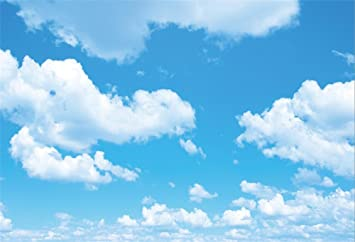
#> input picture homework/hw1/images/img01.jpg, 355 x 242 px, found by its file name
$ jupyter execute --allow-errors hw1.ipynb
#> lines starting #> are read from the running program, lines starting #| are printed output that depends on the picture
# MCIS6273 Data Mining (Prof. Maull) / Fall 2021 / HW1

**This assignment is worth up to 20 POINTS to your grade total if you complete it on time.**

| Points <br/>Possible | Due Date | Time Commitment <br/>(estimated) |
|:---------------:|:--------:|:---------------:|
| 20 | Monday, Sep 20 @ Midnight | _up to_ 20 hours |

* **GRADING:** Grading will be aligned with the completeness of the objectives.

* **INDEPENDENT WORK:** Copying, cheating, plagiarism  and academic dishonesty _are not tolerated_ by University or course policy.  Please see the syllabus for the full departmental and University statement on the academic code of honor.

## OBJECTIVES
* Explore the statistical properties of images and build a cloudiness detector

* Gain more practice with the Exploratory Data Analysis (EDA) and statistical functions in Pandas using WWII enlistment data

## WHAT TO TURN IN
You are being encouraged to turn the assignment in using the provided
Jupyter Notebook.  To do so, make a directory in your Lab environment called
`homework/hw1`.   Put all of your files in that directory.

Then zip that directory,
rename it with your name as the first part of the filename (e.g. `maull_hw1_files.tar.gz`), then
download it to your local machine, then upload the `.tar.gz` to Blackboard.

If you do not know how to do this, please ask, or visit one of the many tutorials out there
on the basics of using in Linux.

If you choose not to use the provided notebook, you will still need to turn in a
`.ipynb` Jupyter Notebook and corresponding files according to the instructions in
this homework.

## ASSIGNMENT TASKS
### (50%) Explore the statistical properties of images and build a cloudiness detector

We take for granted our biological capabilities of vision
    and perception.  Indeed, human vision, while not the most
precise or even most capable of Earth species is quite good
and when paired with the perceptual capabilities of our brain,
is an incredible mechanism.

The perception and understanding of the words on the screen or
page you read this assignment right now, is indeed a feat of
great coordination, between your eyes, brain and the connective
tissues of the nervous system.

Machine vision, on the other hand, is not an easy task.  Vigorous
research over the last 40 years is now bearing fruit, upon which
self-driving cars
and intelligent object detectors are being integrated into
our daily lives, in some cases when we are least aware of it and
in others where we might not like them to be (i.e. facial recognition
in retail contexts).

As we move into statistical skill building in the data mining
context, images offer a rich area to explore, and we will
do so in this part of the assignment by building a rudimentary
"cloudiness detector".

You know that determining whether it is a cloudy, partly or sunny
day is largely a trivial task, even for the young ones among us --
most children can accurately determine whether it is sunny by age
3, but this task, as you will see, may not be so easy for our
digital machines.

This part of the assignment will invoke a few new tools,

* we will use [numpy](https://numpy.org/) to manipulate data arrays easily and transform them;
* we will use [pandas](https://pandas.pydata.org/) to convert numpy data arrays back and forth and provide a richer representation of the data, as well as
  invoke some of the built-in statistical and graphing tools;
* we will use [matplotlib](https://matplotlib.org/) to manipulate images and image data.

### Image representation
As you likely already know images are represented in a computer
as an $n \times m$ array (matrix) consisting of a monochromatic, greyscale
or color representation.  Each value in the array represents
a _pixel_.  Consider the $10 \times 10$ color RGB image, where
each entry in the matrix is represented as a 3-tuple RGB
value where each value in the tuple is in the range $0 - 255$. Here
is a concrete example:

$$
I_{m,n} =
\begin{pmatrix}
(215,191,136) & \cdots & (232,94,254) \\
(151,195,183) & \cdots & (210,36,220) \\
(141,225,155) & \cdots & (48,31,65) \\
\vdots   & \ddots & \vdots  \\
(210,23,125) & \cdots & (151,54,128) \\
(84,165,239) & \cdots & (46,176,84) \\
\end{pmatrix}
$$

You will see this as an $n \times m \times 3$ array.
Put a thumbtack in this representation as it will be used
heavily in this part of the assignment.

## Tools you'll need
You will need to load and display images in this
assignment.

### `matplotlib.image.mpimg.imread()`
To load an image, you can use the [`matplotlib.image.mpimg.imread()`](https://matplotlib.org/stable/api/image_api.html?highlight=imread#matplotlib.image.imread) function
which will load the image into a numpy array as represented above.

### `matplotlib.pyplot.imshow()`
To display an image in your notebook, simply write:

```
# load an image using imread()
rgb_img = matplotlib.image.mpimg.imread()

# show the image in the notebook
matplotlib.pyplot.imshow(rgb_img)
```

### `matplotlib.colors.rgb_to_hsv()`
While working in RGB color space can be useful, there is another
color space that affords us some advantages to quickly get at
some of the image properties we're most interested in for
analysis.  The [`matplotlib.colors.rgb_to_hsv()`](https://matplotlib.org/stable/api/_as_gen/matplotlib.colors.rgb_to_hsv.html) function will
convert our RGB image into an HSV equivalent.  HSV stands for
Hue, Saturation, Value and it allows us to more easily identify
colors and their intensities in an image.  You can read more
about that in these links :

* Stack Exchange: [Why do we use the HSV colour space so often in vision and image processing?](https://dsp.stackexchange.com/questions/2687/why-do-we-use-the-hsv-colour-space-so-often-in-vision-and-image-processing)
* Hue, Value, Saturation at [leighcotnoir.com](http://learn.leighcotnoir.com/artspeak/elements-color/hue-value-saturation/)
* What are Color Models? at [wigglepixel.nl](https://www.wigglepixel.nl/en/blog/what-are-color-models/)

Here is an example:
```
rgb_img = matplotlib.image.mpimg.imread()

# convert to an hsv representation
rgb_hsv = matplotlib.colors.rgb_to_hsv(rgb_img / 255.)

# important, don't forget the division by 255 to normalize all the values!!!

```

### `numpy.compress()` and `flatten()`
In one part of the assignment you will be asked to convert
the HSV image to a Pandas DataFrame.  Doing this can be
done a number of ways, but one thing you will note is the
array of the image is 3 dimensions -- that is it has
a width, height and an HSV representation of the pixel
which is itself a tuple of 3 values (H,S,V).

See information about [`compress()`](https://numpy.org/doc/stable/reference/generated/numpy.compress.html),
and information about [`flatten()`](https://numpy.org/doc/stable/reference/generated/numpy.ndarray.flatten.html), which are
just one way to help you get the array reformed to
fit into the DataFrame in the tasks below.

### `DataFrame.T`
Transposing a DataFrame is equivalent to a vector transpose.

Consider the column vector :

$$
V = \begin{bmatrix}
    1 \\
    3 \\
    6 \\
    5 \\
    9
    \end{bmatrix}
$$

The transpose $V^T$ is a row vector:

$$
V^T = \begin{bmatrix}
        1 & 3 & 6 & 5 & 9
      \end{bmatrix}
$$

So if you have a DataFrame:
```python
df = pd.DataFrame([1, 3, 6, 5, 9],
             columns=['values']
```

which gives:

\begin{center}
\begin{tabular}{lr}
\toprule
{} &  values \\
\midrule
0 &       1 \\
1 &       3 \\
2 &       6 \\
3 &       5 \\
4 &       9 \\
\bottomrule
\end{tabular}
\end{center}

then the transpose
```python
df.T
```
will give:

\begin{center}
\begin{tabular}{lrrrrr}
\toprule
{} &  0 &  1 &  2 &  3 &  4 \\
\midrule
values &  1 &  3 &  6 &  5 &  9 \\
\bottomrule
\end{tabular}
\end{center}

## Na&iuml;ve Cloudiness Detection
Building a real cloud object detector is out of the scope
of this assignment, but we can actually build a pretty good one on
statistically analyzing the image, and looking for the blue
in the sky.  When you think of it, cloudiness is just a
ratio of the blueness to non-blueness in the sky.  We might
also need to add some caveats to this detector -- namely, it
isn't very good at detection if there are other things in
the image besides clouds (e.g. mountains, cars, etc.).  So
we'll assume that the images we'll analyze with it will all be
images of the sky (camera pointed up) and not images of lanscapes
with sky or other types of objects with sky in them.

Looking at it mathematically, if we count all the blue
pixels in the image and assume the non-blue (non-sky) pixels
are clouds, we might come rather close to accomplishing
what we want.  So if $p_{all}$ are all the pixels in
the image and $p_{blue}$ are all the blue pixels
in our image then $p_{not\_blue} = p_{all} - p_{not\_blue}$,
then cloudiness is given by

$$
C(p) = 1 - \frac{p_{blue}}{p_{all}}
$$

that is to say, the cloudiness is what's left of the pixels which
are not blue. This number will, of course, be between 0 and 1
and thus can be interpreted as a percentage "cloudiness", where
0 is a clear sky, and 1 is a fully cloudy sky.

Using this simple insight will allow you to develop the detector.

You may structure your code however you like, but one hint
you might consider is to build a function that takes an
image file name and performs the necessary transforms to
return cloudiness.

&#167;  Load image #1 (`img01.jpg`) into a variable and display it. Convert
the image to HSV using the method described above and display the HSV version.

[cell 1]
import pandas as pd
import numpy as np
import matplotlib
import matplotlib.pyplot as plt
import matplotlib.image as mpimg
from sklearn.preprocessing import MinMaxScaler
rgb_img = mpimg.imread('/home/jovyan/mcis6273_f21_datamining/homework/hw1/images/img01.jpg')
#> rgb_img is the input picture: shape (242, 355, 3); mean R, G, B 133.2, 197.2, 234.8
rgb_hsv = matplotlib.colors.rgb_to_hsv(rgb_img/255)
#> rgb_hsv: shape (242, 355, 3) float64; mean of channels 0, 1, 2 0.563, 0.444, 0.921
matplotlib.pyplot.imshow(rgb_hsv)

&#167;  Using the HSV image data (converted from RGB), make a Pandas DataFrame
which looks something like this when your done:

\begin{center}
\begin{tabular}{lrrr}
\toprule
{} &           H &         S &         V \\
\midrule
0 &  205.479452 &  0.618644 &  0.925490 \\
1 &  205.479452 &  0.613445 &  0.933333 \\
2 &  205.479452 &  0.610879 &  0.937255 \\
3 &  205.352113 &  0.617391 &  0.901961 \\
4 &  205.957447 &  0.646789 &  0.854902 \\
$\cdots$ & $\cdots$ &  $\cdots$   & $\cdots$ \\
85905 &  206.582278 &  0.316000 &  0.980392 \\
85906 &  206.582278 &  0.322449 &  0.960784 \\
85907 &  204.761905 &  0.272727 &  0.905882 \\
85908 &  204.761905 &  0.268085 &  0.921569 \\
85909 &  204.761905 &  0.294393 &  0.839216 \\
\bottomrule
\end{tabular}
\end{center}

NOTES: (a) Notice the H, S and V are the columnar values! (b) The H value may need to be rescaled by 360 if
the native value coming from the transform has been normalized to between 0 and 1.

[cell 2]
colorArray = np.array(rgb_hsv)
compress_array = np.compress([True, False, False], colorArray, axis=1)
#> compress_array = 242 rows, first 8: [0.572, 0.626, 0.933], [0.572, 0.665, 0.878], [0.57, 0.707, 0.843], [0.57, 0.714, 0.835], [0.571, 0.724, 0.839], [0.573, 0.737, 0.82], [0.576, 0.737, 0.82], [0.576, 0.722, 0.831]
df = pd.DataFrame(compress_array.reshape(-1, 3), columns=['H','S','V'])
#> df = table of 242 rows and 3 columns
df["H"] = 360 * df["H"]
df
#> Out = table of 242 rows and 3 columns

&#167;  Use the `DataFrame.hist()` method to produce a histogram
of the H, S and V values for `img01.jpg`.  Make sure the histograms
are in your notebook and answer the following questions:

[cell 3]
hist = df['H'].hist()
plt.title('Histogram of H value')
#plt.savefig("/home/jovyan/mcis6273_f21_datamining/homework/hw1/hist_H_img01.jpg", bbox_inches='tight', dpi=100)
plt.show ("/home/jovyan/mcis6273_f21_datamining/homework/hw1/hist_H_img01.jpg")
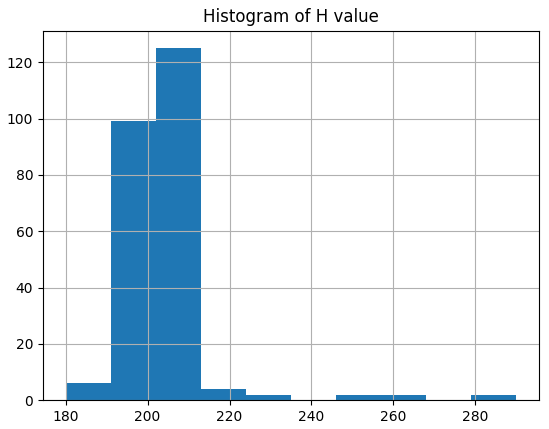
#> figure drawn by matplotlib, 1 panel; tallest bar 125 high, from x = 202 to 213

[cell 4]
hist = df['S'].hist()
plt.title('Histogram of S value')
#plt.savefig("/home/jovyan/mcis6273_f21_datamining/homework/hw1/hist_S_img01.jpg", bbox_inches='tight', dpi=100)
plt.show ("/home/jovyan/mcis6273_f21_datamining/homework/hw1/hist_S_img01.jpg")
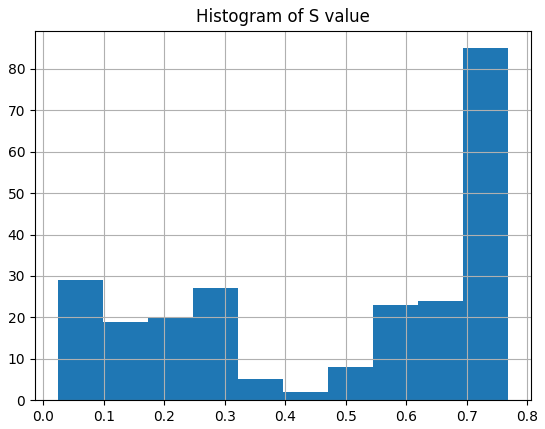
#> figure drawn by matplotlib, 1 panel; tallest bar 85 high, from x = 0.694 to 0.769

[cell 5]
hist = df['V'].hist()
plt.title('Histogram of V value')
#plt.savefig("/home/jovyan/mcis6273_f21_datamining/homework/hw1/hist_V_img01.jpg", bbox_inches='tight', dpi=100)
plt.show ("/home/jovyan/mcis6273_f21_datamining/homework/hw1/hist_V_img01.jpg")
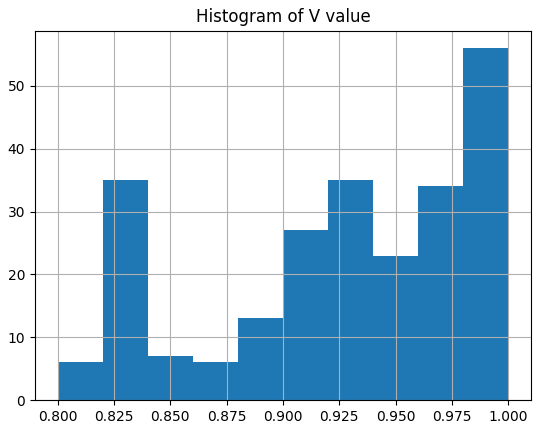
#> figure drawn by matplotlib, 1 panel; tallest bar 56 high, from x = 0.98 to 1

* What do you observe about the H values in the histogram?(HINT: you might want to look at the dominant color type in an HSV tool online)
    <span style="color:blue">**Answer:** </br>
H values describe the color portion of the image with values ranging from 0 to 360. In the histogram, the H value falls predominantly around 195 to 207 which is the color code of **Cyan-blue**.</span>

* What is interesting about the S values in contrast to H (ignore the axis scale in your answer)?</br>
    <span style="color:blue">**Answer**</br>
    S or Saturation value describes the amount of gray added in a particular color. Full or 100% saturation refers to the dominance of hue in the color. At maximum saturation, the color is almost like the hue and contains no gray whereas at the minimum, the color contains the maximum amount of gray. </span>

&#167;  Use the `DataFrame.describe()` method to produce the
descriptive statistics for the HSV data for `img07.jpg`.

[cell 6]
rgb_img07 = mpimg.imread('/home/jovyan/mcis6273_f21_datamining/homework/hw1/images/img07.jpg')
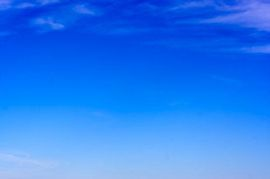
#> input picture homework/hw1/images/img07.jpg, 270 x 179 px, found by its file name
#> rgb_img07 is the input picture: shape (179, 270, 3); mean R, G, B 42.6, 126.2, 241.6
rgb_hsv07 = matplotlib.colors.rgb_to_hsv(rgb_img07/255)
#> rgb_hsv07: shape (179, 270, 3) float64; mean of channels 0, 1, 2 0.597, 0.828, 0.947
colorArray07 = np.array(rgb_hsv07)
compress_array07 = np.compress([True, False, False], colorArray07, axis=1)
#> compress_array07 = 179 rows, first 8: [0.631, 0.674, 0.949], [0.628, 0.657, 0.984], [0.626, 0.659, 1], [0.624, 0.696, 0.98], [0.619, 0.74, 0.949], [0.616, 0.774, 0.953], [0.613, 0.805, 0.945], [0.61, 0.848, 0.929]
df_img07 = pd.DataFrame(compress_array07.reshape(-1, 3), columns=['H','S','V'])
#> df_img07 = table of 179 rows and 3 columns
df_img07["H"] = 360 * df_img07["H"]
df_img07.describe()
#> Out = table of 8 rows and 3 columns

Answer the following:

* What is the mean and median H?</br>
    <span style="color:blue">**Answer:**</br>
    Mean = 214.805013</br>
    Median = 214.878049</span>

* What about max and min for H?</br>
    <span style="color:blue">**Answer:** </br>
    Min = 206.929134</br>
    Max = 227.116564</span>
* What can you say about the standard deviation and how
  it relates to the values between the 25% and 75%-tile?</br>
    <span style="color:blue">**Answer:**</br>
    Standard Deviation describes how the values of a dataframe deviates from an average value or mean. Here in this case, the standard deviation of H is 4.861296. This means **most of the values of H lies around 214.805013(Mean) (plus or minus) 4.861296(SD)**.</br> The 50% (percentile) is considered the median or the middle value of the sorted dataframe. 25 percentile represents that 25% of the values are less than 210.059761 (as in this case) and 75 percentile represents that 75% of the values are below 219.185550. </br>
   **The value in between 25% tile and 75% tile provides the information about the values that are closer to the median, which is approximately similar to the first standard deviation derived by adding/subtracting standard deviation to the mean value.**</br></span>

* Assuming a normal distribution, what is the expected
  H range for the 1st standard deviation?</br>
   <span style="color:blue">**Answer:** </br></span>
   <span style="color:blue">1st Standard deviation range = (Mean + Standard deviation) to (Mean - Standard deviation)</br></span>
   <span style="color:blue">= (214.805013 + 4.861296) to (214.805013 - 4.861296)</br></span>
   <span style="color:blue">= 219.666309 to 209.943717</span>

&#167;  Use the `DataFrame.describe()` and `DataFrame.join()` to
compare the descriptive statistics of `img01.jpg` and
`img07.jpg` side by side in a single table.

[cell 7]
df_desc = df.describe()
#> df_desc = table of 8 rows and 3 columns
df_img07_desc = df_img07.describe()
#> df_img07_desc = table of 8 rows and 3 columns
df_desc.join(df_img07_desc, lsuffix='_img01', rsuffix='_img07')
#> Out = table of 8 rows and 6 columns

* What general observation can you make about these images?

    <span style="color:blue">**Answer**</br>The mean value of these images helps us to understand information about the color of the image. Standard Deviation is a measure of how far the color values are dispersed from the mean. Image 01 has a high SD and so the color values are not possibly intense and there may be other colors added in the image as well, whereas low SD in image 07 indicates the values are closer to the mean and the image has a more uniform color in the image. Minimum, Maximum and quartile values help us to understand the color spectrum involved in the image.</span>

* When looking at the standard deviation and quartiles,
  what would you say about cloudiness?

    <span style="color:blue">**Answer** </br>
    Looking at the Standard deviation and quartiles, high standard deviation indicate more color values dispersed away from the mean (which is blue) and indicates more cloudiness in the image. So, img01 should be more cloudier than img07.</span>

&#167;  Write a function `pct_cloudy()` which takes three
parameters `filename`, `h_range` and `s_range`.
Where `h_range` and `s_range` take a tuple
of with (min, max) which give the min and
max range for the H and S parameters.

A call might look like `pct_cloud("img01.jpg",
(200, 210), (.1, .2))`.

Your function will return the percent cloudy
as discussed above in the summary for this part.

[cell 8]
def pct_cloud(filename, h_range, s_range):
#> called with h_range = (180, 240), s_range = (0.25, 1)
    rgb_img_cl = mpimg.imread(filename)
    rgb_hsv_cl = matplotlib.colors.rgb_to_hsv(rgb_img_cl/255)
    colorArray_img = np.array(rgb_hsv_cl)
    compress_array_img = np.compress([True, False, False], colorArray_img, axis=1)
#> compress_array_img has the same summary as compress_array outside pct_cloud
    df_img = pd.DataFrame(compress_array_img.reshape(-1,3), columns=['H','S','V'])
#> df_img = table of 242 rows and 3 columns
    df_img["H"] = 360 * df_img["H"]
    p_all = df_img["H"].sum()
#> p_all = 49563.9
    p_blue = df_img.loc[df_img["H"].between (*h_range) & df_img["S"].between (*s_range), "H"].sum()
#> p_blue = 34848.8
    cloudiness = 1-(p_blue/p_all)
#> cloudiness = 0.297
    return cloudiness
pct_cloud("/home/jovyan/mcis6273_f21_datamining/homework/hw1/images/img01.jpg",(180,240),(0.25,1))

* Use the following values for `h_range` and `s_range`
  and build a table with the percent cloudy for each **of the 10
  files in the `data/` folder** in the Github repo for this assignment.

  ```python
     h_range = (180,240)
     s_range = (.25,1.0)
  ```

[cell 9]
df_cloudiness = pd.DataFrame(columns = ['Image', 'Percent_Cloudy'])
#> df_cloudiness = table of 0 rows and 2 columns
#> (the rest of this cell did not finish here and is left out)
